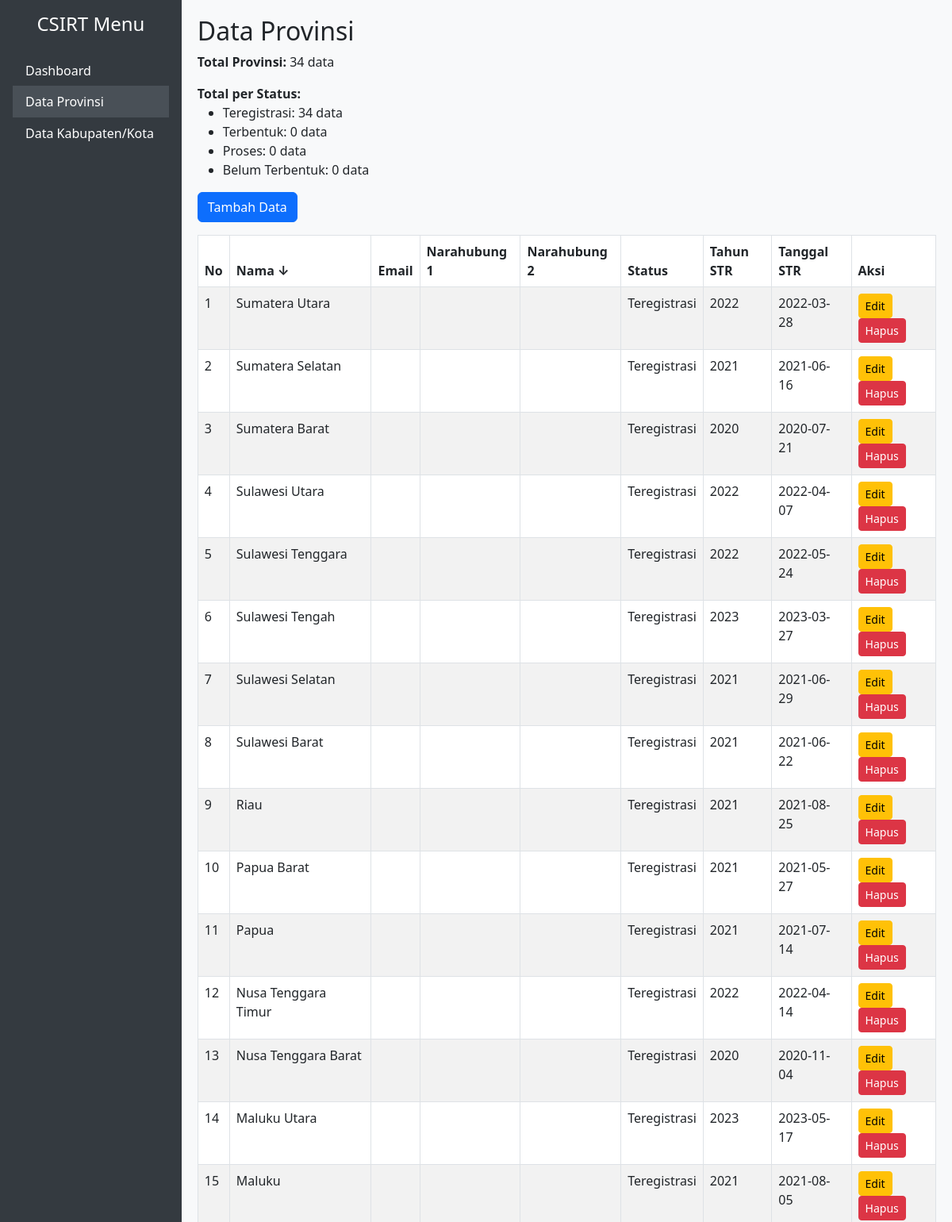
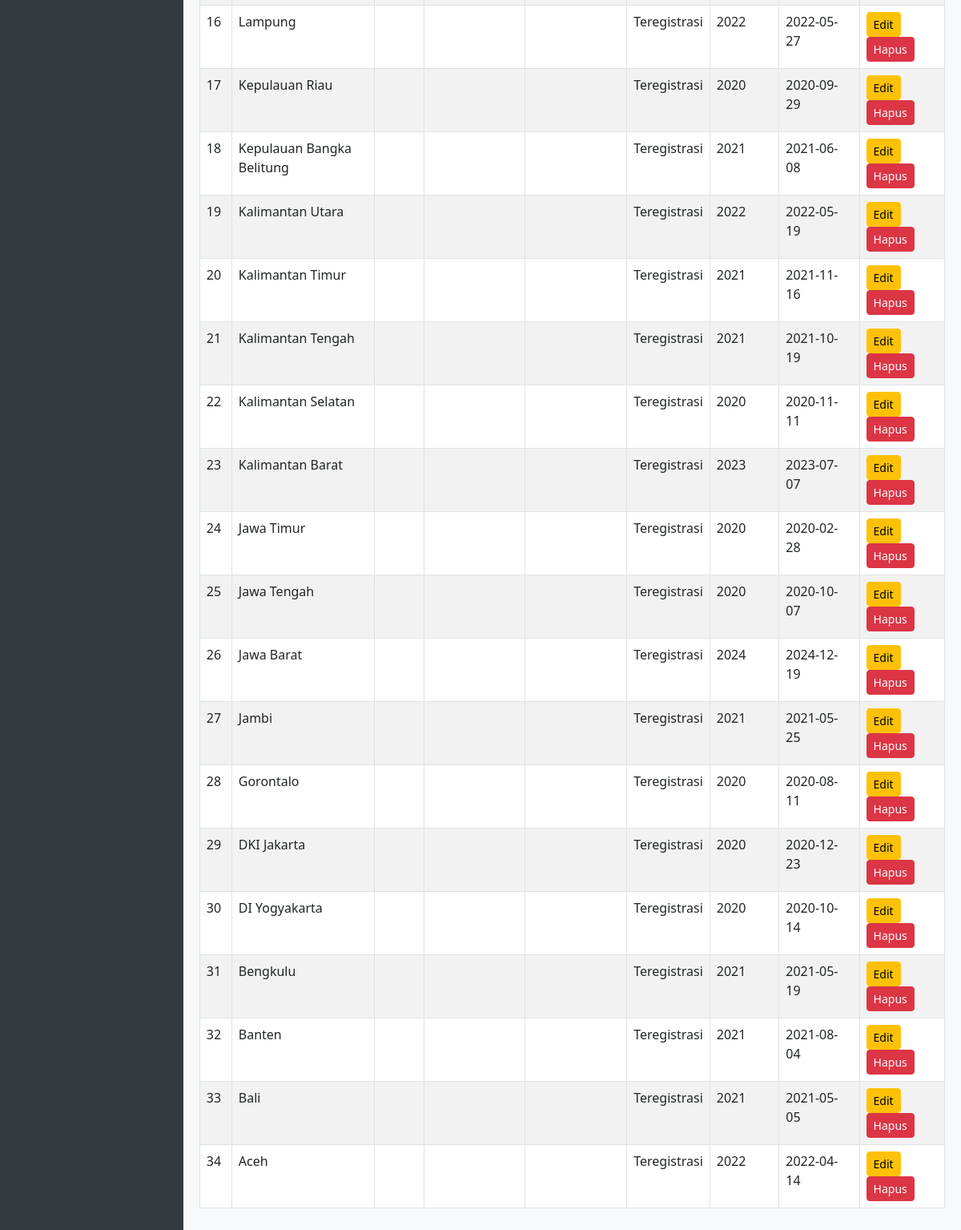
Screenshot of /provinsi.php?sort=nama&order=desc with the database file from the repository (2 pictures, top to bottom).
### tables this page shows
CREATE TABLE provinsi (
    id INT AUTO_INCREMENT PRIMARY KEY,
    nama VARCHAR(100) NOT NULL UNIQUE,
    email VARCHAR(100),
    narahubung1 VARCHAR(100),
    narahubung2 VARCHAR(100),
    status VARCHAR(100),
    tahunSTR YEAR NULL,
    tanggalSTR DATE NULL
);

### provinsi.php (the view, shortened to what this page needs)
<?php include 'conn.php'; ?>
<!DOCTYPE html>
<html>
<head>
    <link href="https://cdn.jsdelivr.net/npm/bootstrap@5.3.0/dist/css/bootstrap.min.css" rel="stylesheet">
</head>
<body>
<div class="sidebar d-flex flex-column p-3">
    <h4 class="text-center mb-4">CSIRT Menu</h4>
    <div class="list-group">
        <a href="index.php" class="list-group-item">Dashboard</a>
        <a href="provinsi.php" class="list-group-item active">Data Provinsi</a>
        <a href="kabkot.php" class="list-group-item">Data Kabupaten/Kota</a>
    </div>
</div>
<div class="content">
    <h2>Data Provinsi</h2>
    <?php
    $total_result = $conn->query("SELECT COUNT(*) AS total FROM provinsi");
    $total_row = $total_result->fetch_assoc();
    echo "<p><strong>Total Provinsi:</strong> {$total_row['total']} data</p>";
    $status_list = ['Teregistrasi', 'Terbentuk', 'Proses'];
    $counts = [];
    foreach ($status_list as $s) {
        $res = $conn->query("SELECT COUNT(*) as total FROM provinsi WHERE status = '$s'");
        $row = $res->fetch_assoc();
        $counts[$s] = $row['total'];
    }
    $res = $conn->query("SELECT COUNT(*) as total FROM provinsi WHERE status IS NULL OR status = '' OR status = '-'");
    $row = $res->fetch_assoc();
    $counts['Belum Terbentuk'] = $row['total'];
    $allowed_columns = ['nama', 'email', 'narahubung1', 'narahubung2', 'status', 'tahunSTR', 'tanggalSTR'];
    $sort = in_array($_GET['sort'] ?? '', $allowed_columns) ? $_GET['sort'] : 'nama';
    $order = ($_GET['order'] ?? 'asc') === 'desc' ? 'desc' : 'asc';
    $new_order = $order === 'asc' ? 'desc' : 'asc';
    function sort_arrow($column, $current, $order) {
        if ($column !== $current) return '';
        return $order === 'asc' ? ' ↑' : ' ↓';
    }
    ?>
    <div class="mb-3">
        <strong>Total per Status:</strong>
        <ul>
            <li>Teregistrasi: <?= $counts['Teregistrasi'] ?> data</li>
            <li>Terbentuk: <?= $counts['Terbentuk'] ?> data</li>
            <li>Proses: <?= $counts['Proses'] ?> data</li>
            <li>Belum Terbentuk: <?= $counts['Belum Terbentuk'] ?> data</li>
        </ul>
    </div>
    <a href="provinsi_tambah.php" class="btn btn-primary mb-3">Tambah Data</a>
    <table class="table table-bordered table-striped">
        <thead>
        <tr>
            <th>No</th>
            <?php
            foreach ([
                'nama' => 'Nama',
                'email' => 'Email',
                'narahubung1' => 'Narahubung 1',
                'narahubung2' => 'Narahubung 2',
                'status' => 'Status',
                'tahunSTR' => 'Tahun STR',
                'tanggalSTR' => 'Tanggal STR'
            ] as $key => $label) {
                echo "<th><a href='?sort={$key}&order=" . ($sort === $key ? $new_order : 'asc') . "'>$label" . sort_arrow($key, $sort, $order) . "</a></th>";
            }
            ?>
            <th>Aksi</th>
        </tr>
        </thead>
        <tbody>
        <?php
        $result = $conn->query("SELECT * FROM provinsi ORDER BY $sort $order");
        $no = 1;
        while ($row = $result->fetch_assoc()) {
            $status_display = trim($row['status']) ?: 'Belum Terbentuk';
            echo "<tr>
                <td>{$no}</td>
                <td>{$row['nama']}</td>
                <td>{$row['email']}</td>
                <td>{$row['narahubung1']}</td>
                <td>{$row['narahubung2']}</td>
                <td>{$status_display}</td>
                <td>{$row['tahunSTR']}</td>
                <td>{$row['tanggalSTR']}</td>
                <td>
                    <a href='provinsi_edit.php?id={$row['id']}' class='btn btn-sm btn-warning'>Edit</a>
                    <a href='provinsi_hapus.php?id={$row['id']}' class='btn btn-sm btn-danger' onclick='return confirm(\"Yakin hapus?\")'>Hapus</a>
                </td>
            </tr>";
            $no++;
        }
        ?>
        </tbody>
    </table>
</div>
</body>
</html>

### provinsi.php (style rules this page uses)
body { display: flex; min-height: 100vh; background-color: #f8f9fa; }
.sidebar { width: 250px; background-color: #343a40; color: white; padding-top: 20px; }
.sidebar .list-group-item { background-color: transparent; border: none; color: white; }
.sidebar .list-group-item:hover, .sidebar .list-group-item.active { background-color: #495057; }
.content { flex-grow: 1; padding: 20px; }
th a { color: inherit; text-decoration: none; }

### rows the page displays
provinsi: nama "Sumatera Utara", status "Teregistrasi", tahunSTR "2022", tanggalSTR "2022-03-28"
provinsi: nama "Sumatera Selatan", status "Teregistrasi", tahunSTR "2021", tanggalSTR "2021-06-16"
provinsi: nama "Sumatera Barat", status "Teregistrasi", tahunSTR "2020", tanggalSTR "2020-07-21"
provinsi: nama "Sulawesi Utara", status "Teregistrasi", tahunSTR "2022", tanggalSTR "2022-04-07"
provinsi: nama "Sulawesi Tenggara", status "Teregistrasi", tahunSTR "2022", tanggalSTR "2022-05-24"
provinsi: nama "Sulawesi Tengah", status "Teregistrasi", tahunSTR "2023", tanggalSTR "2023-03-27"
provinsi: nama "Sulawesi Selatan", status "Teregistrasi", tahunSTR "2021", tanggalSTR "2021-06-29"
provinsi: nama "Sulawesi Barat", status "Teregistrasi", tahunSTR "2021", tanggalSTR "2021-06-22"
provinsi: nama "Riau", status "Teregistrasi", tahunSTR "2021", tanggalSTR "2021-08-25"
provinsi: nama "Papua Barat", status "Teregistrasi", tahunSTR "2021", tanggalSTR "2021-05-27"
provinsi: nama "Papua", status "Teregistrasi", tahunSTR "2021", tanggalSTR "2021-07-14"
provinsi: nama "Nusa Tenggara Timur", status "Teregistrasi", tahunSTR "2022", tanggalSTR "2022-04-14"
provinsi: nama "Nusa Tenggara Barat", status "Teregistrasi", tahunSTR "2020", tanggalSTR "2020-11-04"
provinsi: nama "Maluku Utara", status "Teregistrasi", tahunSTR "2023", tanggalSTR "2023-05-17"
provinsi: nama "Maluku", status "Teregistrasi", tahunSTR "2021", tanggalSTR "2021-08-05"
provinsi: nama "Lampung", status "Teregistrasi", tahunSTR "2022", tanggalSTR "2022-05-27"
provinsi: nama "Kepulauan Riau", status "Teregistrasi", tahunSTR "2020", tanggalSTR "2020-09-29"
provinsi: nama "Kepulauan Bangka Belitung", status "Teregistrasi", tahunSTR "2021", tanggalSTR "2021-06-08"
provinsi: nama "Kalimantan Utara", status "Teregistrasi", tahunSTR "2022", tanggalSTR "2022-05-19"
provinsi: nama "Kalimantan Timur", status "Teregistrasi", tahunSTR "2021", tanggalSTR "2021-11-16"
provinsi: nama "Kalimantan Tengah", status "Teregistrasi", tahunSTR "2021", tanggalSTR "2021-10-19"
provinsi: nama "Kalimantan Selatan", status "Teregistrasi", tahunSTR "2020", tanggalSTR "2020-11-11"
provinsi: nama "Kalimantan Barat", status "Teregistrasi", tahunSTR "2023", tanggalSTR "2023-07-07"
provinsi: nama "Jawa Timur", status "Teregistrasi", tahunSTR "2020", tanggalSTR "2020-02-28"
provinsi: nama "Jawa Tengah", status "Teregistrasi", tahunSTR "2020", tanggalSTR "2020-10-07"
provinsi: nama "Jawa Barat", status "Teregistrasi", tahunSTR "2024", tanggalSTR "2024-12-19"
provinsi: nama "Jambi", status "Teregistrasi", tahunSTR "2021", tanggalSTR "2021-05-25"
provinsi: nama "Gorontalo", status "Teregistrasi", tahunSTR "2020", tanggalSTR "2020-08-11"
provinsi: nama "DKI Jakarta", status "Teregistrasi", tahunSTR "2020", tanggalSTR "2020-12-23"
provinsi: nama "DI Yogyakarta", status "Teregistrasi", tahunSTR "2020", tanggalSTR "2020-10-14"
provinsi: nama "Bengkulu", status "Teregistrasi", tahunSTR "2021", tanggalSTR "2021-05-19"
provinsi: nama "Banten", status "Teregistrasi", tahunSTR "2021", tanggalSTR "2021-08-04"
provinsi: nama "Bali", status "Teregistrasi", tahunSTR "2021", tanggalSTR "2021-05-05"
provinsi: nama "Aceh", status "Teregistrasi", tahunSTR "2022", tanggalSTR "2022-04-14"

### other values shown
$total_row['total'] "34"
$counts['Teregistrasi'] "34"
$counts['Terbentuk'] "0"
$counts['Proses'] "0"
$counts['Belum Terbentuk'] "0"
$label "Nama"
sort_arrow($key, $sort, $order) "↓"
$label "Email"
$label "Narahubung 1"
$label "Narahubung 2"
$label "Status"
$label "Tahun STR"
$label "Tanggal STR"
